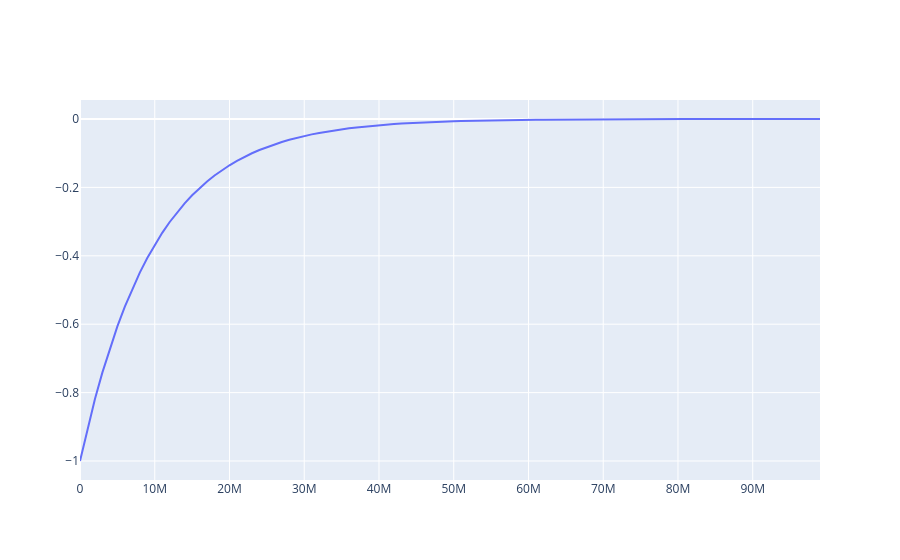

The code cell stored with this chart in its notebook:
### Markdown cell above
## Utility function and index of satisfaction (Meucci Ch 5.4)

Exponential (CARA) utility over horizon wealth $\psi$:

$$u(\psi) = -e^{-\psi/\zeta}.$$

The risk tolerance $\zeta$ **must carry dollar units** — the argument of an exponential is a pure number. Interpretation: facing a fair $\pm z$ gamble, a CARA investor pays $\approx z^2/2\zeta$ to avoid it. Equivalently $\zeta = w/\lambda$, with $\lambda$ the dimensionless relative risk aversion (here $\lambda = 10$).

Why this utility: for CARA + normal market, the certainty-equivalent is *exactly* mean-variance (6.21), with no approximation:

$$CE(\alpha) = \xi'\alpha - \frac{\alpha'\Phi\alpha}{2\zeta}.$$

Note that CE is denominated in **horizon** dollars: it is the sure amount *at the horizon* equivalent to holding the risky portfolio. The definition $u(CE) = E[u(\Psi_\alpha)]$ never references time $T$, and there is no discounting anywhere in this model.

### Code cell
risk_tolerance = 10e6
def exp_utility_function(risk_tolerance: float, wealth_value: float) -> float:
    return - np.exp( - 1 / risk_tolerance * wealth_value)
wealth_value_list = np.arange(0, 100) * 1e6
utility_function = [exp_utility_function(risk_tolerance, x) for x in wealth_value_list]
fig = go.Figure()
fig.add_trace(go.Scatter(x=wealth_value_list, y=utility_function, mode='lines'))
fig.show()
